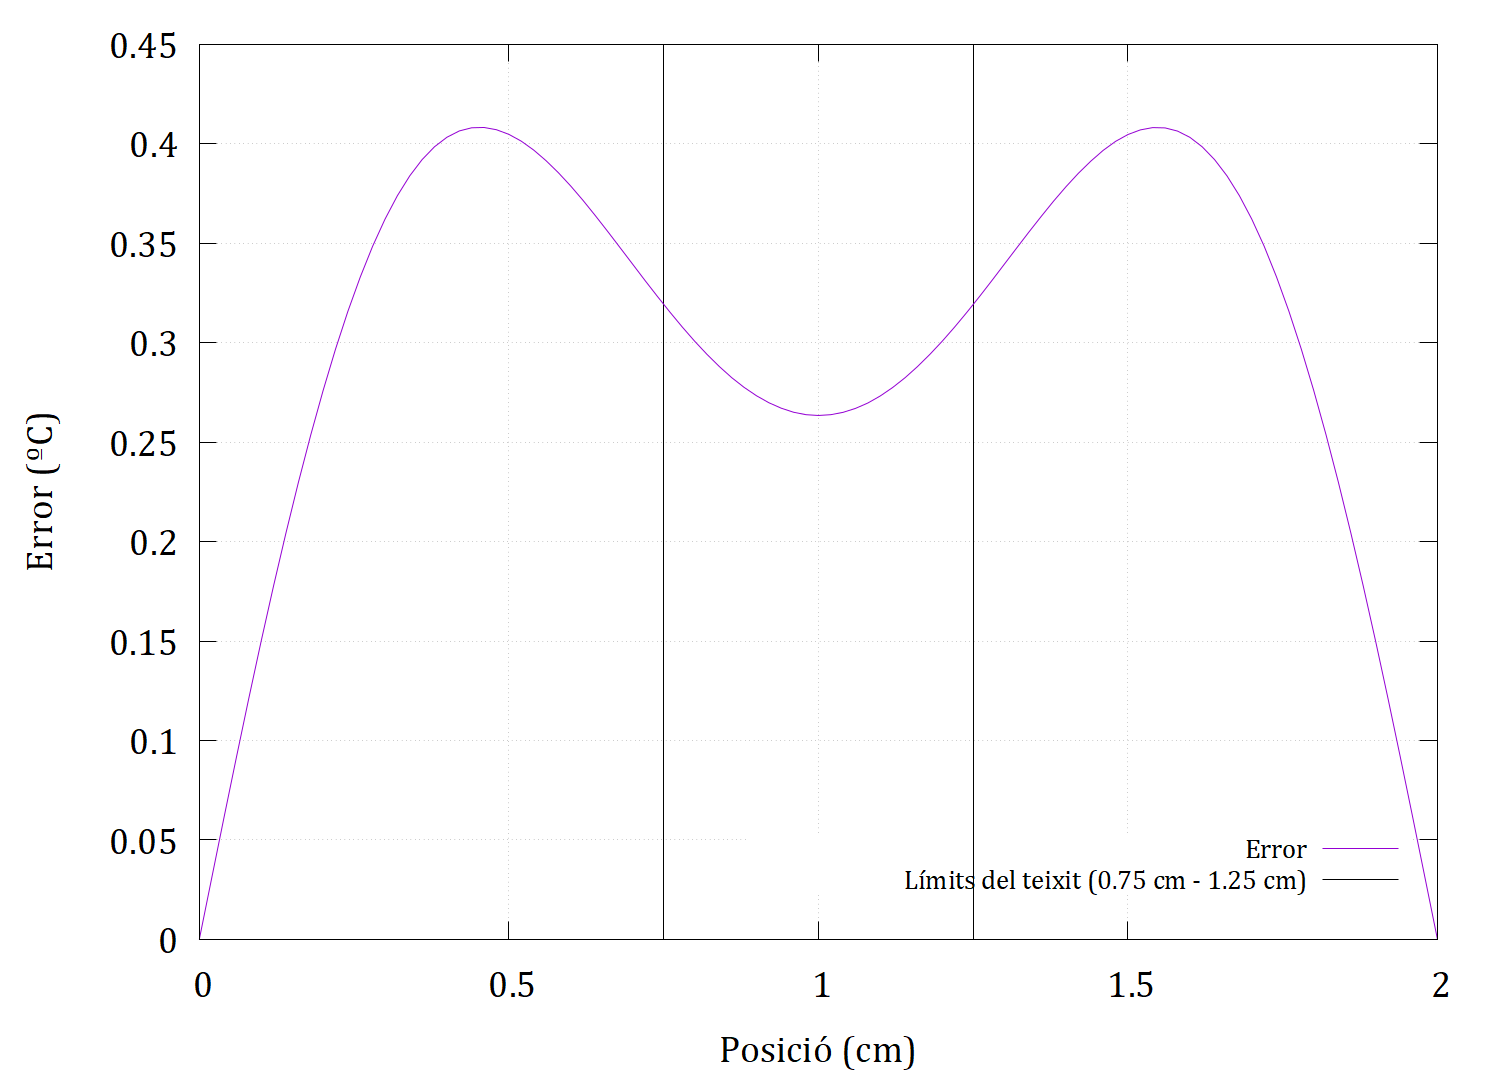

Write the gnuplot code that produced this figure.
set terminal pngcairo enhanced size 1500,1080 font "Cambria,28"
set output 'Error_EIm_05.png'
set ylabel "Error (ºC)"
set xlabel "Posició (cm)"
set xrange[0:2]
set yrange[0:0.45]
set grid
set key at screen 0.7200, 0.2 center font "Cambria, 20" # Posició de la llegenda

# Línies verticals
set arrow from 1.25, graph 0 to 1.25, graph 1 nohead lt 2 lw 1 lc rgb "black"
set arrow from 0.75, graph 0 to 0.75, graph 1 nohead lt 2 lw 1 lc rgb "black"

# Llegenda
plot "Error_EIm_05.dat" with lines title "Error", \
     1/0 lc rgb "black" lw 1 title "Límits del teixit (0.75 cm - 1.25 cm)"

set output
